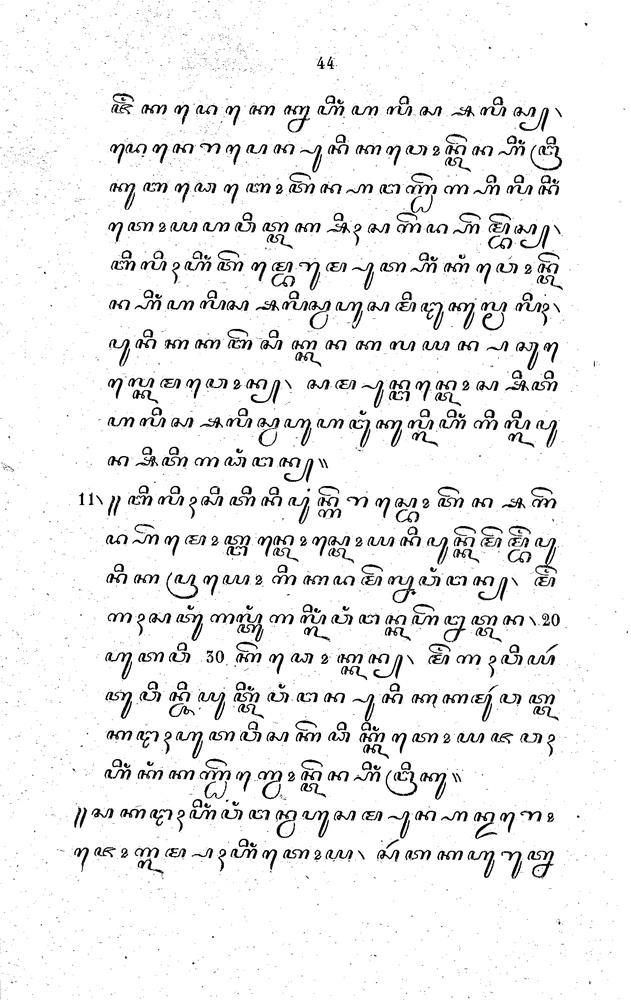
#> input picture DATA/Hamong tani_pages-to-jpg-0047.jpg, 631 x 1000 px, shrunk from 1482 x 2350 before the run, found by its file name
$ jupyter execute --allow-errors VIKASABARU_235314099.ipynb
#> lines starting #> are read from the running program, lines starting #| are printed output that depends on the picture; after the words box and inside, x2 and y2 are one past the last pixel; in counts of white or black regions, pixels touching at a corner belong together
[cell 1]
# IMPORT
import cv2
import numpy as np
import matplotlib.pyplot as plt
from google.colab import files
import os

[cell 2]
# LOAD IMAGE
uploaded = files.upload()
#> the answer given: Hamong tani_pages-to-jpg-0047.jpg
path = list(uploaded.keys())[0]

img = cv2.imread(path)
#> img is the input picture: shape (1000, 631, 3); min 0, max 255, mean 237.9
rgb = cv2.cvtColor(img, cv2.COLOR_BGR2RGB)
h, w = img.shape[:2]
#> h = 1000; w = 631

# Menampilkan Gambar
#> (the rest of this cell did not finish here and is left out)

[cell 3]
# PREPROCESS
gray = cv2.cvtColor(img, cv2.COLOR_BGR2GRAY)  # mengubah gambar dari format BGR ke grayscale (abu-abu)

# Gaussian Blur
denoise = cv2.GaussianBlur(gray, (3,3), 0)  # mengurangi noise pada gambar menggunakan Gaussian Blur dengan kernel 3x3

# threshold
_, bw = cv2.threshold(  # melakukan thresholding untuk mengubah gambar menjadi biner (hitam-putih)
    denoise, 0, 255,
    cv2.THRESH_BINARY_INV + cv2.THRESH_OTSU
)
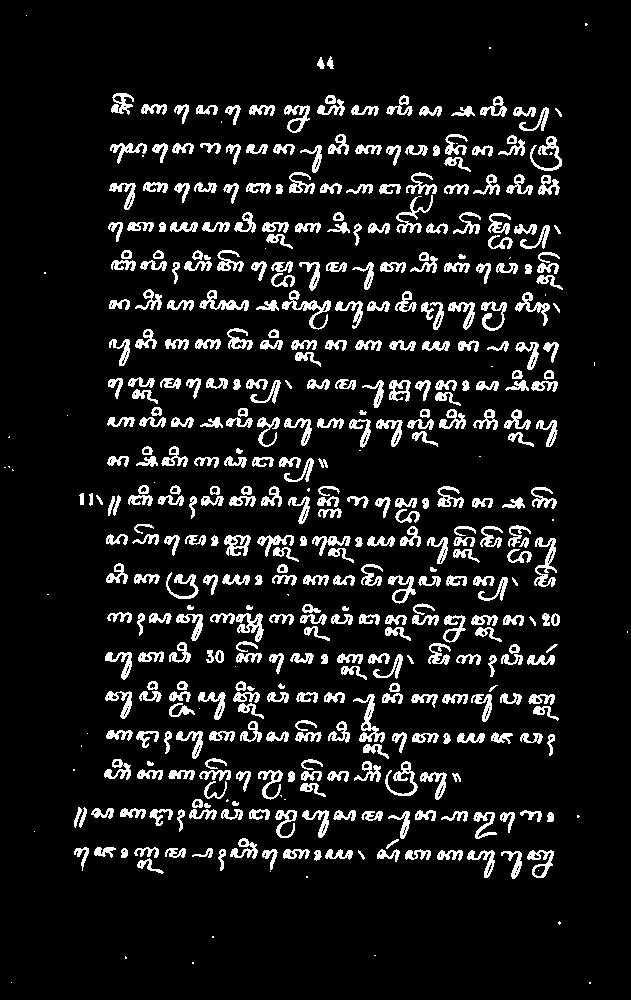
#> bw: shape (1000, 631); 9.8% white; 457 white regions (46 under 20 px), largest, box (x1, y1, x2, y2) and area: (282, 290, 331, 330) 486, (534, 537, 557, 587) 473, (353, 694, 385, 743) 470

# morphology horizontal
kernel = cv2.getStructuringElement(cv2.MORPH_RECT, (30,1))  # membuat kernel berbentuk persegi panjang horizontal (lebar 30, tinggi 1)
clean = cv2.morphologyEx(bw, cv2.MORPH_CLOSE, kernel)
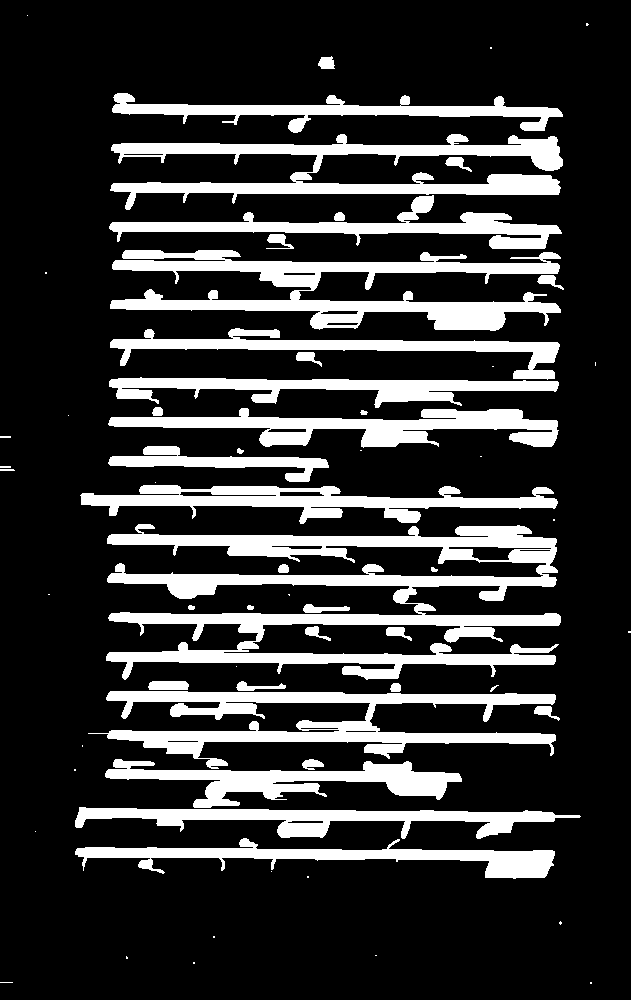
#> clean: shape (1000, 631); 20.6% white; 66 white regions (27 under 20 px), largest, box (x1, y1, x2, y2) and area: (106, 524, 561, 680) 26114, (110, 250, 561, 331) 14152, (88, 691, 556, 769) 12519

# VISUALISASI PREPROCESSING
plt.figure(figsize=(15,4))

# Original
plt.subplot(1,5,1)
plt.imshow(rgb)
plt.title("Original")
plt.axis('off')

# Grayscale
plt.subplot(1,5,2)
plt.imshow(gray, cmap='gray')
plt.title("Grayscale")
plt.axis('off')

# Blur
plt.subplot(1,5,3)
plt.imshow(denoise, cmap='gray')
plt.title("Gaussian Blur")
plt.axis('off')

# Binary
plt.subplot(1,5,4)
plt.imshow(bw, cmap='gray')
plt.title("Binary")
plt.axis('off')

# Morphology
plt.subplot(1,5,5)
plt.imshow(clean, cmap='gray')
plt.title("Morphology ")
plt.axis('off')

plt.tight_layout()
plt.show()

[cell 4]
# PROJECTION
projection = np.sum(clean == 255, axis=1)
#> projection = 1000 values, max 504 at index 816, min 0 at index 0, mean 130

k = 20  # ukuran window untuk smoothing (jumlah data yang dirata-ratakan)
kernel_avg = np.ones(k) / k  # membuat kernel rata-rata (moving average) dengan nilai yang dijumlahkan = 1
smooth = np.convolve(projection, kernel_avg, mode='same')  # melakukan smoothing pada data projection menggunakan konvolusi
#> smooth = 1000 values, max 323.1 at index 498, min 0 at index 0, mean 130

[cell 5]
# VISUALISASI
plt.figure(figsize=(12,4))

plt.plot(np.arange(h), projection, alpha=0.3, label='Original')
plt.plot(np.arange(h), smooth, linewidth=2, label='Smooth')

plt.title("Projection ")
plt.xlabel("Row Index (Y)")
plt.ylabel("Pixel Count")

plt.legend()
plt.grid()
plt.show()
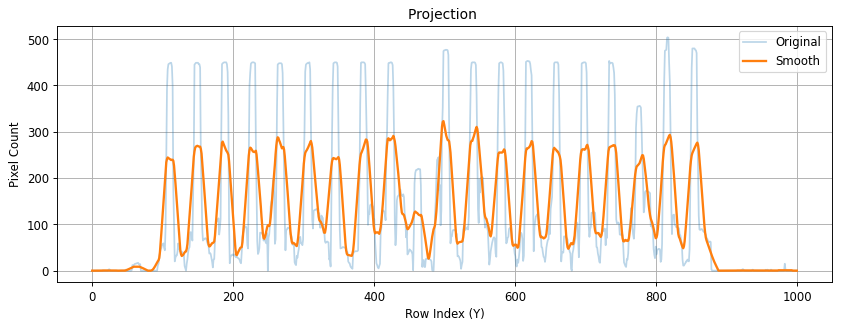
#> figure drawn by matplotlib, 1 panel; curve peaks at x = 816, y = 504; curve peaks at x = 498, y = 323.1

[cell 6]
# PEAK DETECTION
candidates = []

for i in range(2, len(smooth)-2):
    window = smooth[i-2:i+3]

    # kondisi lokal maksimum
    if smooth[i] == max(window) and smooth[i] > np.mean(smooth):
        candidates.append(i)
#> this loop made 996 passes
#> window on passes 1 to 3: [0, 0, 0, 0, 0], [0, 0, 0, 0, 0], [0, 0, 0, 0, 0.05]
#> after the loop, candidates = 26 values from 107 to 858

candidates = np.array(candidates)

# ranking berdasarkan tinggi peak
if len(candidates) > 21:
    vals = smooth[candidates]
#> vals = 26 values, max 323.1 at index 14, min 239.6 at index 1, mean 271.6
    top_idx = np.argsort(vals)[-21:]
#> top_idx = 21 values, max 25 at index 10, min 2 at index 7, mean 13.43
    candidates = candidates[top_idx]
#> candidates = 21 values, max 858 at index 10, min 149 at index 7, mean 484

peaks = np.sort(candidates)
#> peaks = 21 values from 149 to 858

print("Jumlah baris:", len(peaks))
#| Jumlah baris: 21

[cell 7]
# VISUALISASI PEAK
plt.figure(figsize=(12,4))

plt.plot(np.arange(h), smooth)
plt.scatter(peaks, smooth[peaks])

# garis vertikal untuk tiap peak
for p in peaks:
    plt.axvline(p, linestyle='--', alpha=0.3)
#> this loop made 21 passes
#> p on passes 1 to 12: 149, 185, 224, 232, 263, 271, 310, 388, 420, 427, 498, 545

plt.title("Detected Text Lines")
plt.xlabel("Row Position (Y)")
plt.ylabel("Projection Value")

plt.grid()
plt.show()
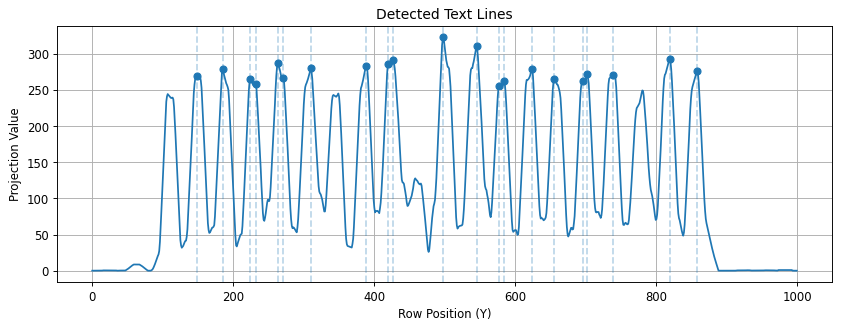
#> figure drawn by matplotlib, 1 panel; curve peaks at x = 498, y = 323.1

[cell 8]
# BOUNDARY ANTAR BARIS
cuts = [0]

for i in range(len(peaks)-1):
    mid = int((peaks[i] + peaks[i+1]) / 2)
    cuts.append(mid)
#> this loop made 20 passes
#> mid on passes 1 to 12: 167, 204, 228, 247, 267, 290, 349, 404, 423, 462, 521, 561
#> after the loop, cuts = [0, 167, 204, 228, 247, 267, 290, 349, 404, 423, 462, 521, 561, 580, 603, 639, 675, 699, 720, 779, 838]

cuts.append(h)

[cell 9]
# VISUALISASI SEGMENTASI
plt.figure(figsize=(6,10))
plt.imshow(rgb)

for i in range(len(cuts)-1):
    y1, y2 = cuts[i], cuts[i+1]

    plt.hlines([y1, y2], 0, w, colors='red', linewidth=2)
    plt.fill_betweenx([y1, y2], 0, w, color='yellow', alpha=0.08)
#> this loop made 21 passes
#> (y1, y2) on passes 1 to 12: (0, 167), (167, 204), (204, 228), (228, 247), (247, 267), (267, 290), (290, 349), (349, 404), (404, 423), (423, 462), (462, 521), (521, 561)

plt.title("Line Segmentation")
plt.axis('off')
plt.show()
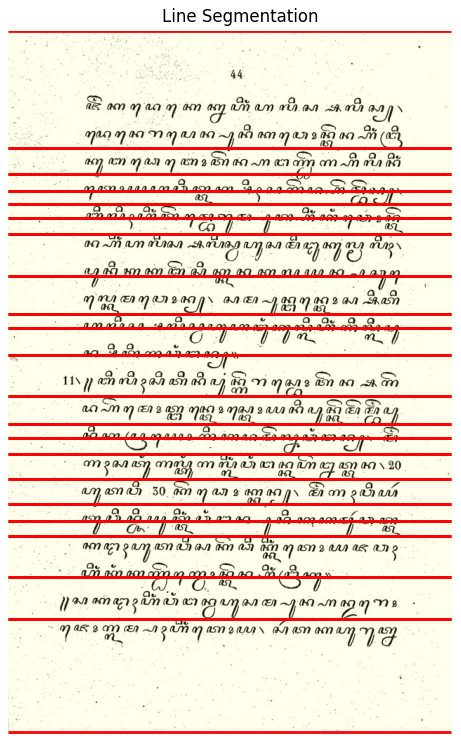
#> figure drawn by matplotlib, 1 panel

[cell 10]
# CROP HASIL
os.makedirs("hasil_baris", exist_ok=True)

lines = []

for i in range(len(cuts)-1):
    y1, y2 = cuts[i], cuts[i+1]
    seg = rgb[y1:y2, :]
    lines.append(seg)

    cv2.imwrite(
        f"hasil_baris/line_{i+1}.png",
        cv2.cvtColor(seg, cv2.COLOR_RGB2BGR)
    )
#> this loop made 21 passes
#> pass 1, `seg = rgb[y1:y2, :]`:
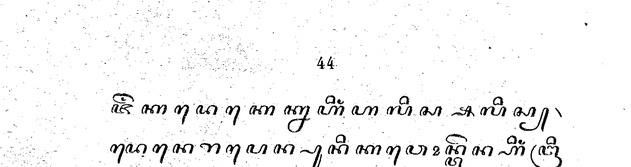
#> seg: shape (167, 631, 3); min 0, max 255, mean 244.5
#> pass 3, `seg = rgb[y1:y2, :]`:
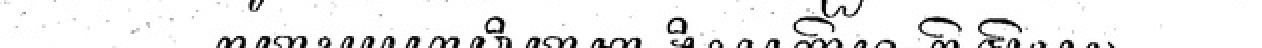
#> seg: shape (24, 631, 3) (shown 2 times larger); min 0, max 255, mean 236.6
#> after the loop:
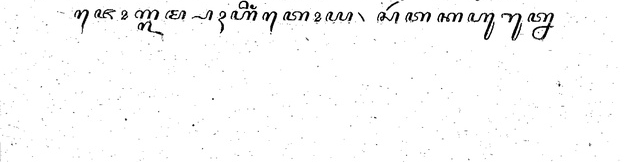
#> seg: shape (162, 631, 3); min 0, max 255, mean 249.2
#> after the loop, lines = 21 items

[cell 11]
# TAMPILKAN HASIL
plt.figure(figsize=(8, len(lines)*1.3))

for i, l in enumerate(lines):
    plt.subplot(len(lines),1,i+1)
    plt.imshow(l)
    plt.title(f"Line {i+1}")
    plt.axis('off')
#> this loop made 21 passes

plt.tight_layout()
plt.show()
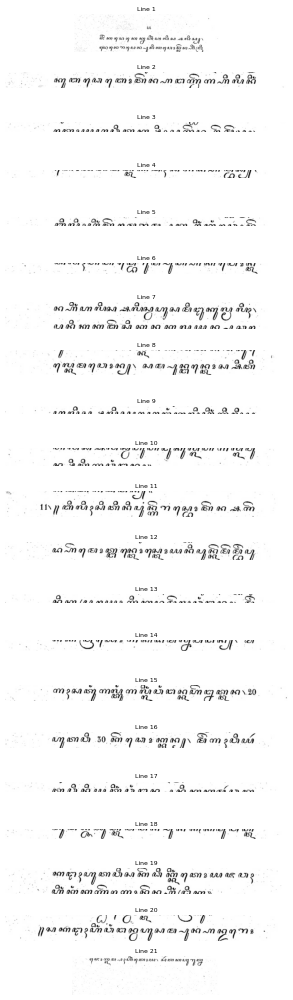
#> figure drawn by matplotlib, 21 panels

[cell 12]
# CONTOH 1 BARIS
sample = lines[3]

gray_line = cv2.cvtColor(sample, cv2.COLOR_RGB2GRAY)
_, bin_line = cv2.threshold(
    gray_line, 0, 255,
    cv2.THRESH_BINARY_INV + cv2.THRESH_OTSU
)

plt.figure(figsize=(8,2))
plt.imshow(bin_line, cmap='gray')
plt.axis('off')
plt.show()
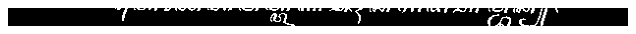
#> figure drawn by matplotlib, 1 panel
